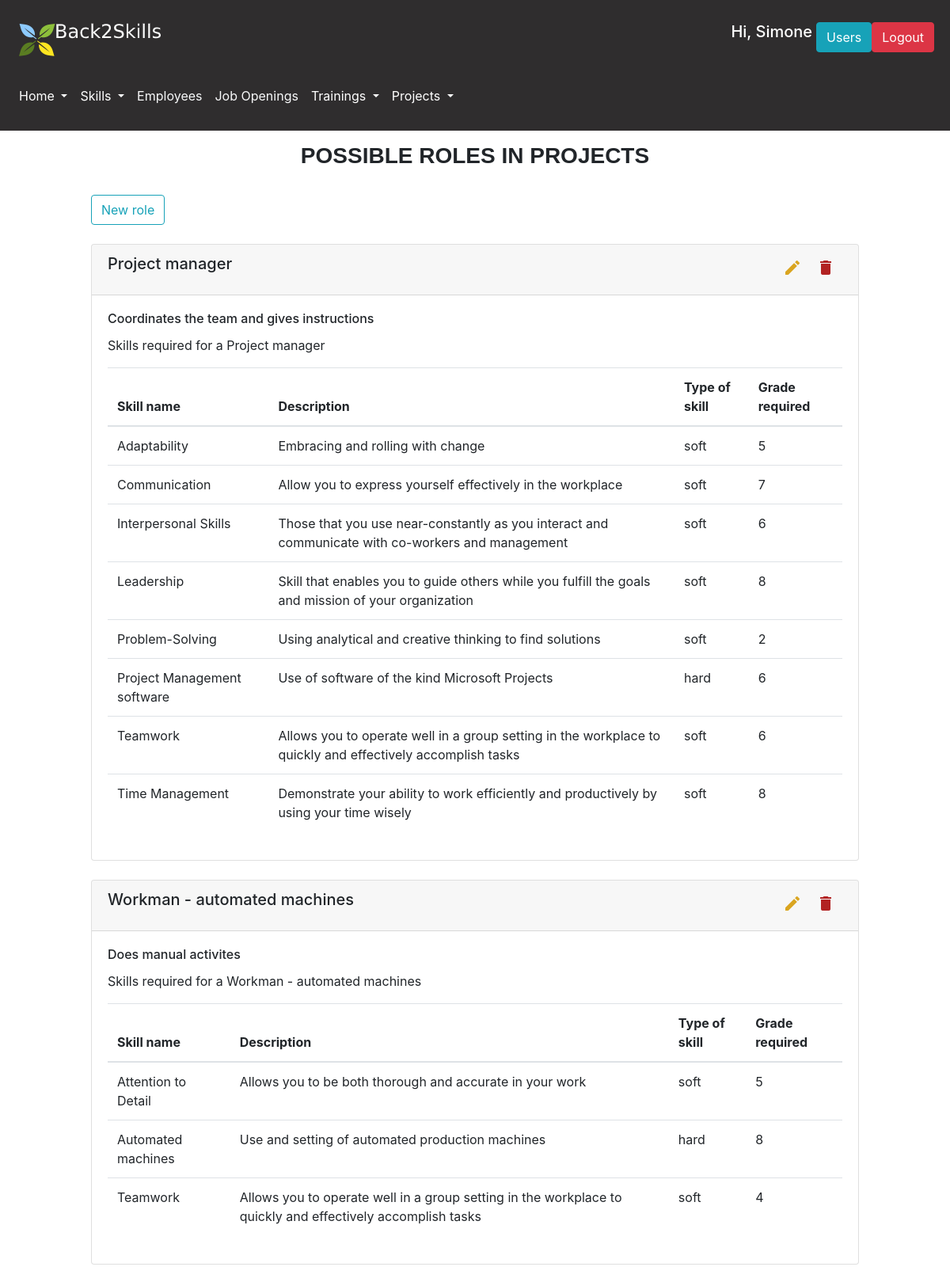
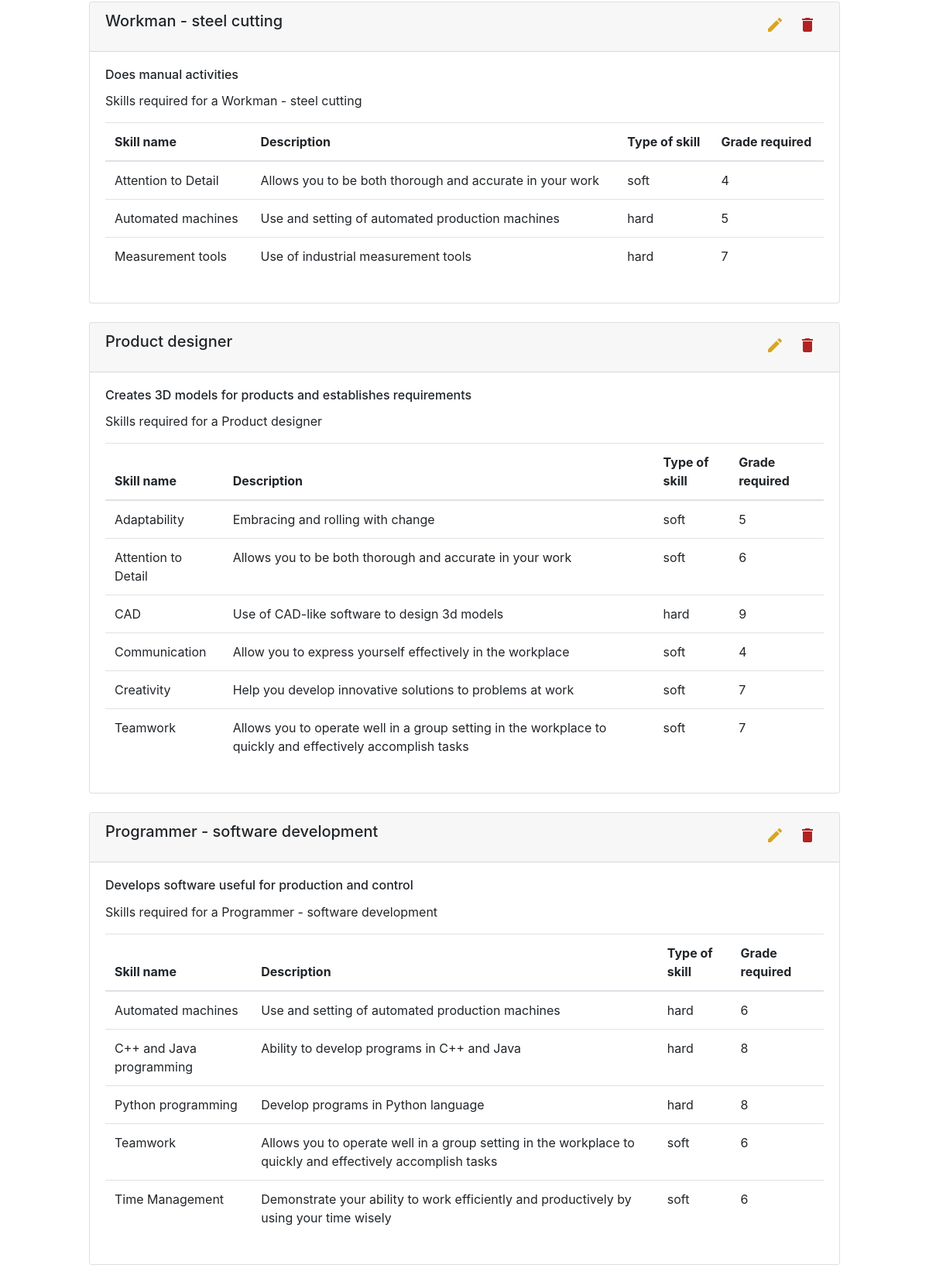
/roles (signed in, upper part), run on the app's committed database (2 pictures, top to bottom).
### database.py (models this page shows, shortened)
class User(db.Model):
    __tablename__ = 'user'
    id = db.Column(db.Integer, primary_key=True)
    name = db.Column(db.String)
    surname = db.Column(db.String)
    email = db.Column(db.String, nullable=False, unique=True)
    password = db.Column(db.String, nullable=False)
    admin = db.Column(db.Boolean)
    project = db.Column(db.Integer, db.ForeignKey('project.id'))
    @property
    def is_authenticated(self):
        return True

class Role_in_project(db.Model):
    __tablename__ = 'role_in_project'
    id = db.Column(db.Integer, primary_key=True)
    name = db.Column(db.String)
    description = db.Column(db.String)
    project = db.relationship("Project", secondary="project_role")
    skill = db.relationship("Skill", secondary="role_in_project_skill")
    def get_skills_required(self):
        skills = get_skills_required_by_role_in_project(self.id)
        grades=[]
        for s in skills:
            grades.append(get_grade_of_skill_required_by_role_in_project(self.id, s.id))
        return skills,grades

class Skill(db.Model):
    __tablename__ = 'skill'
    id = db.Column(db.Integer, primary_key=True)
    name = db.Column(db.String)
    description = db.Column(db.String)
    type = db.Column(db.String) #HAS TO BE "Soft" OR "Hard", no other options
    employee = db.relationship("Employee", secondary="employee_skill")
    training = db.relationship("Training", secondary="training_skill")
    role_in_project = db.relationship('Role_in_project', secondary="role_in_project_skill")
    role = db.relationship("Role", secondary="role_skill")

### app.py (the view, shortened to what this page needs)
@app.route('/roles', methods=['GET', 'POST'])
@login_required
def roles():
    roles = get_roles_in_projects()
    skills = get_skills()
    return render_template('roles.html', roles=roles, all_skills=skills)

### app.py (called while the page is built)
@login_manager.user_loader
def load_user(user_id):
    return get_user_by_id(user_id)

@app.after_request
def add_header(r):
    r.headers["Cache-Control"] = "no-cache, no-store, must-revalidate"
    r.headers["Pragma"] = "no-cache"
    r.headers["Expires"] = "0"
    r.headers['Cache-Control'] = 'public, max-age=0'
    return r

### database.py (called while the page is built)
def get_user_by_id(user_id):
    return User.query.filter(User.id==user_id).first()

def get_skills():
    skills=Skill.query.all()
    skills.sort(key=lambda x: x.name)
    return skills

def get_roles_in_projects():
    roles=Role_in_project.query.all()
    roles.sort(key=lambda x: x.id)
    return roles

def get_skills_required_by_role_in_project(role_id):
    role = Role_in_project.query.filter(Role_in_project.id == role_id).first()
    skills=role.skill
    return skills

def get_grade_of_skill_required_by_role_in_project(role_id, skill_id):
    link=Role_in_project_Skill.query.filter(Role_in_project_Skill.role_id==role_id, Role_in_project_Skill.skill_id==skill_id).first()
    grade=0
    if link:
        grade=link.grade_required
    return grade

### templates/roles.html (shortened to what this page needs)
{% extends "layout.html" %}
{% block pageContent %}
    <div class="row">
    <div class="col-md-1"></div>
    <div class="col-md-10">
    <h3 class="section-title">Possible roles in projects</h3>
    <br/>
    {% if current_user.is_authenticated and current_user.admin %}
        <button type="button" class="btn btn-outline-info" data-toggle="modal" data-target="#newRoleModal">
          New role
        </button>
        <br/>
    {% endif %}
    <br/>
    <div class="table-responsive">
        {% for role in roles %}
            <div class="card">
                <div class="card-header">
                    <h5 style="display: inline-block">{{ role.name }}</h5>
                    {% if current_user.is_authenticated and current_user.admin %}
                        <div class="btn-group float-right">
                            <a class="btn btn-default btn-sm" href="/edit_role/{{ role.id }}">
                              <i class="material-icons" style="color: goldenrod">edit</i>
                            </a>
                            <form action="{{ url_for('roles') }}" method="POST" onsubmit="return confirm('Do you really want to delete this role? Mind that deleting it you will also delete the associations inside the projects involving this role');">
                                <button type="submit" class="btn btn-default btn-sm" >
                                  <i class="material-icons" style="color: #b22222">delete</i>
                                </button>
                            </form>
                        </div>
                    {% endif %}
                </div>
                <div class="card-body">
                    <h6 class="card-title">{{ role.description }}</h6>
                    {% set skills, grades = role.get_skills_required() %}
                    <p class="card-text">Skills required for a {{ role.name }}</p>
                    <table class="table table-hover">
                        <thead>
                            <tr>
                                <th scope="col">Skill name</th>
                                <th scope="col">Description</th>
                                <th scope="col">Type of skill</th>
                                <th scope="col">Grade required</th>
                            </tr>
                        </thead>
                        <tbody>
                            {% for s in skills %}
                                <tr>
                                    <td>{{ s.name }}</td>
                                    <td>{{ s.description }}</td>
                                    <td>{{ s.type }}</td>
                                    <td>{{ grades[loop.index - 1] }}</td>
                                </tr>
                            {% endfor %}
                        </tbody>
                    </table>
                </div>
            </div>
            <br/>
        {% endfor %}
    </div>
    </div>
    <div class="col-md-1"></div>
    </div>
{% endblock %}

### templates/layout.html (shortened to what this page needs)
<!DOCTYPE html>
<html lang="en">
<head>
    <link rel="stylesheet" href="{{ url_for('static',filename='css/bootstrap.css') }}" >
    <link rel="stylesheet" href="{{ url_for('static',filename='css/bootstrap-override.css') }}" >
</head>
<body>
<header>
    <nav class="navbar navbar-expand-lg navbar-light light-dark" id="loginNavbar">
        <a class="navbar-brand" href="/home"><img src="/static/images/Logosmallwhite.png" alt=""></a>
        {% if current_user.is_authenticated%}
            <div class="btn-group ml-auto mr-1">
                <h5 style="color: white; margin-right: 5px;">Hi, {{ current_user.name }}</h5>
                {% if current_user.admin %}
                    <a href="/users"><button class="btn btn-info">Users</button></a>
                {% else %}
                    {% if current_user.project %}
                        <a href="/project/{{ current_user.project }}"><button class="btn btn-info">Your project</button></a>
                    {% endif %}
                {% endif %}
                <form action="/logout" method="POST">
                    <button type="submit" class="btn btn-danger">Logout</button>
                </form>
            </div>
        {% else %}
            <a href="/login" class="btn btn-info ml-auto mr-1" role="button">Login</a>
        {% endif %}
    </nav>
    <nav class="navbar navbar-expand-lg navbar-light text-white light-dark" id="menuNavbar">
        <div class="collapse navbar-collapse" id="navbarSupportedContent">
            <ul class="navbar-nav mr-auto">
                <li class="nav-item dropdown ">
                    <a class="nav-link dropdown-toggle text-white" href="#" id="homepageDropdown" role="button" data-toggle="dropdown" aria-haspopup="true" aria-expanded="false">
                        Home
                    </a>
                </li>
                <li class="nav-item dropdown">
                    <a class="nav-link dropdown-toggle text-white" href="/skills" id="skillsDropdown" role="button" data-toggle="dropdown" aria-haspopup="true" aria-expanded="false">
                        Skills
                    </a>
                </li>
                <li class="nav-item">
                    <a class="nav-link" href="/employees" id="employeesButton" role="button" aria-haspopup="true" aria-expanded="false" >
                        <p class="text-light"> Employees</p>
                    </a>
                </li>
                <li class="nav-item">
                    <a class="nav-link" href="/jobs" id="jobsButton" role="button" aria-haspopup="true" aria-expanded="false">
                        <p class="text-light">Job Openings</p>
                    </a>
                </li>
                <li class="nav-item dropdown">
                    <a class="nav-link dropdown-toggle text-white" href="#" id="trainingsDropdown" role="button" data-toggle="dropdown" aria-haspopup="true" aria-expanded="false">
                        Trainings
                    </a>
                </li>
                <li class="nav-item dropdown">
                    <a class="nav-link dropdown-toggle text-white" href="#" id="projectsDropdown" role="button" data-toggle="dropdown" aria-haspopup="true" aria-expanded="false">
                        Projects
                    </a>
                </li>
            </ul>
        </div>
    </nav>
</header>
<main role="main" id="main-container">
    {% block pageContent %}
    {% endblock %}
</main>
            <link rel="stylesheet" href="https://cdnjs.cloudflare.com/ajax/libs/font-awesome/4.7.0/css/font-awesome.min.css">
</body>
</html>

### data on the page
User: name "Simone"
Role_in_project: name "Project manager", description "Coordinates the team and gives instructions"
Skill: name "Adaptability", description "Embracing and rolling with change", type "soft", grades "5"
Skill: name "Communication", description "Allow you to express yourself effectively in the workplace", type "soft", grades "7", grades "4"
Skill: name "Interpersonal Skills", description "Those that you use near-constantly as you interact and communicate with co-workers and management", type "soft", grades "6"
Skill: name "Leadership", description "Skill that enables you to guide others while you fulfill the goals and mission of your organization", type "soft", grades "8"
Skill: name "Problem-Solving", description "Using analytical and creative thinking to find solutions", type "soft", grades "2"
Skill: name "Project Management software", description "Use of software of the kind Microsoft Projects", type "hard", grades "6"
Skill: name "Teamwork", description "Allows you to operate well in a group setting in the workplace to quickly and effectively accomplish tasks", type "soft", grades "6", grades "4", grades "7"
Skill: name "Time Management", description "Demonstrate your ability to work efficiently and productively by using your time wisely", type "soft", grades "8", grades "6"
Role_in_project: name "Workman - automated machines", description "Does manual activites"
Skill: name "Attention to Detail", description "Allows you to be both thorough and accurate in your work", type "soft", grades "5", grades "4", grades "6"
Skill: name "Automated machines", description "Use and setting of automated production machines", type "hard", grades "8", grades "5", grades "6"
Role_in_project: name "Workman - steel cutting", description "Does manual activities"
Skill: name "Measurement tools", description "Use of industrial measurement tools", type "hard", grades "7"
Role_in_project: name "Product designer", description "Creates 3D models for products and establishes requirements"
Skill: name "CAD", description "Use of CAD-like software to design 3d models", type "hard", grades "9"
Skill: name "Creativity", description "Help you develop innovative solutions to problems at work", type "soft", id "7"
Role_in_project: name "Programmer - software development", description "Develops software useful for production and control"
Skill: name "C++ and Java programming", description "Ability to develop programs in C++ and Java", type "hard", grades "8"
Skill: name "Python programming", description "Develop programs in Python language", type "hard", grades "8"
